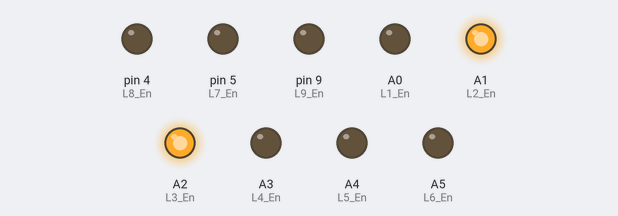
Simulated run of this sketch. Board: Arduino Uno, built with avr-gcc and run on an emulated ATmega328P. Shown: output pins drawn as LEDs (lit = HIGH). Random numbers use the default seed unless the sketch sets one.

Above: at 0.14 s.
At 4.08 s:
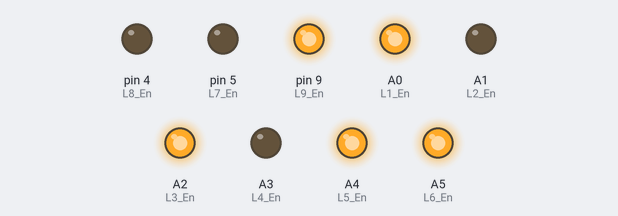
At 11.68 s:
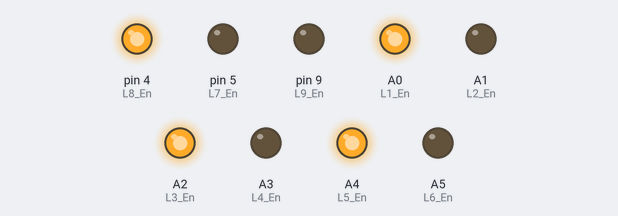
At 20.84 s:
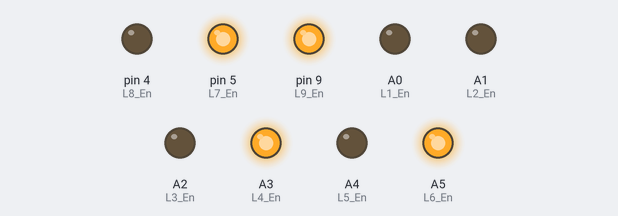
At 30.31 s:
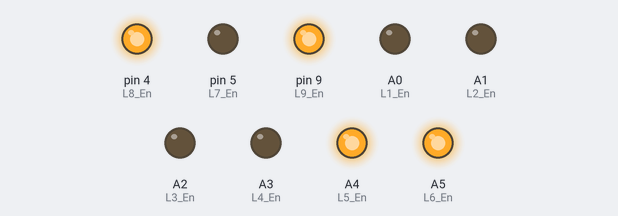
At 39.45 s:
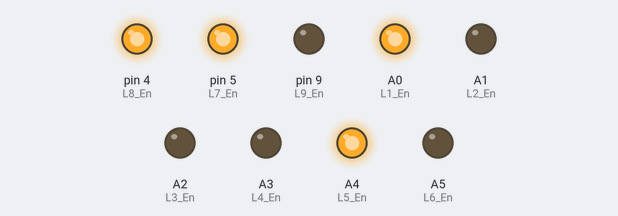
Timing chart, 0 to 40.0 s (numbered marks = the images above):
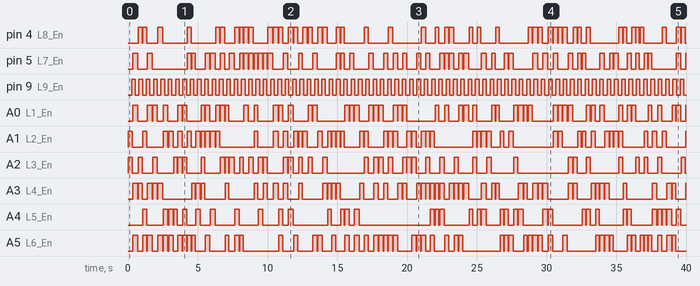

The sketch:

happy_new_year.ino
```cpp
#define L1_En A0
#define L2_En A1
#define L3_En A2
#define L4_En A3
#define L5_En A4
#define L6_En A5
#define L7_En 5
#define L8_En 4
#define L9_En 9

const int LEDS [8] = {L1_En, L2_En, L3_En, L4_En, L5_En, L6_En, L7_En, L8_En};

void timer1_init() {
  cli();
  TCCR1A = 0;
  TCCR1B = 0;

  TIMSK1 |= (1 << TOIE1);
  TCCR1B |= (1 << CS11);
  TCCR1B |= (1 << CS10);

  sei();
}

void test_all_led(int *leds, size_t sizee){
  for(int i=0 ; i<sizee ; ++i){
    digitalWrite(leds[i], HIGH);
    delay(1000);
  }
}

void onOffLeds(int *pins, int sizee, int delayToOff, int delayToOn) {
  for (int i = 0; i < sizee ; ++i) {
    digitalWrite(pins[i], HIGH);
  }
  delay(delayToOff);
  for (int i = sizee ; i >= 0 ; --i) {
    digitalWrite(pins[i], LOW);
  }
  delay(delayToOn);
}

void randomMode(int minLedSize, int maxLedSize, int totalLedCount, int onToOffDelayMin = 250,
                int onToOffDelayMax = 350, int offToOnDelayMax = 25, int offToOnDelayMin = 50) {
  int *to_sendLed;
  static int ledSize = random(minLedSize, maxLedSize+1);
  to_sendLed = (int*)malloc(ledSize * sizeof(int));
  for (int i = 0 ; i < ledSize ; ++i) {
    to_sendLed[i] = LEDS[random(totalLedCount)];
  }
  onOffLeds(to_sendLed, ledSize, random(onToOffDelayMin, onToOffDelayMax), random(offToOnDelayMax, offToOnDelayMin));
  free(to_sendLed);
}

void setup() {
  pinMode(L1_En, OUTPUT);
  pinMode(L2_En, OUTPUT);
  pinMode(L3_En, OUTPUT);
  pinMode(L4_En, OUTPUT);
  pinMode(L5_En, OUTPUT);
  pinMode(L6_En, OUTPUT);
  pinMode(L7_En, OUTPUT);
  pinMode(L8_En, OUTPUT);
  pinMode(L9_En, OUTPUT);

  timer1_init();
}

void loop() {
  randomMode(3, 8, 8);

/*
  for(int i=0 ; i<255 ; ++i){
    analogWrite(L7_En, i);
    delay(10);
  }

   for(int i=255 ; i>0 ; --i){
    analogWrite(L7_En, i);
    delay(10);
  }
  */
}

ISR(TIMER1_OVF_vect) {
  digitalWrite(L9_En, !digitalRead(L9_En));
}
```

Measured:
- by itself, pin 5 (L7_En): LOW → HIGH at 0.34 s, → LOW 0.34 s later, → HIGH 0.70 s later, → LOW 0.35 s later, … (101 changes in this stretch)
- by itself, pin 9 (L9_En): alternates HIGH for 0.26 s and LOW for 0.26 s
- by itself, A1 (L2_En): LOW → HIGH at 0.00 s, → LOW 0.29 s later, → HIGH 0.75 s later, → LOW 0.31 s later, … (101 changes in this stretch)
- by itself, A2 (L3_En): LOW → HIGH at 0.00 s, → LOW 0.29 s later, → HIGH 0.43 s later, → LOW 0.29 s later, … (80 changes in this stretch)
